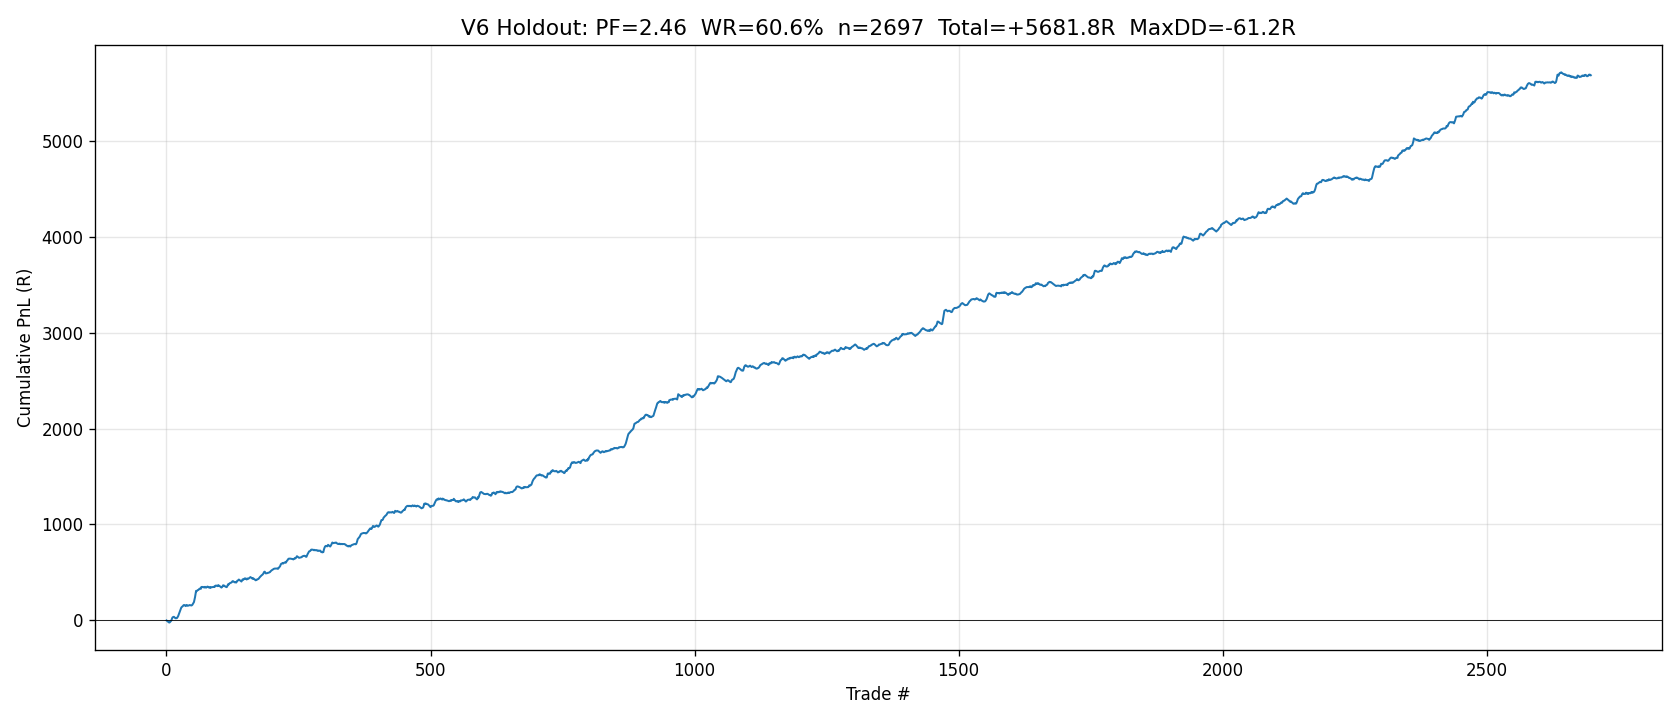

The script that saved this image:
"""
v6 holdout backtest: uses the ACTUAL trained v6 models on unseen data.
Reports PF, win rate, expectancy, max DD, trade count, PnL.

Uses:
  - models/confirm_v6_c{cid}_{rule}.json (per-rule confirmation classifiers)
  - models/exit_v6.json (ML exit classifier)
  - Last 20% of data as holdout (never seen by any model)
"""
from __future__ import annotations
import glob, json, os
import numpy as np
import pandas as pd
from xgboost import XGBClassifier
import matplotlib
matplotlib.use("Agg")
import matplotlib.pyplot as plt
import paths as P

import sys
sys.path.insert(0, "/home/jay/Desktop/new-model-zigzag/model_pipeline")
import importlib.machinery
p04b = importlib.machinery.SourceFileLoader(
    "p04b",
    "/home/jay/Desktop/new-model-zigzag/model_pipeline/04b_compute_physics_features.py",
).load_module()

V6_CONFIRM_FEATS = [
    "hurst_rs", "ou_theta", "entropy_rate", "kramers_up", "wavelet_er",
    "vwap_dist", "hour_enc", "dow_enc",
    "quantum_flow", "quantum_flow_h4", "quantum_momentum", "quantum_vwap_conf",
    "quantum_divergence", "quantum_div_strength",
]
EXIT_FEATS = [
    "unrealized_pnl_R", "bars_held", "pnl_velocity",
    "hurst_rs", "ou_theta", "entropy_rate", "kramers_up", "wavelet_er",
    "quantum_flow", "quantum_flow_h4", "vwap_dist",
]

MAX_HOLD = 60
MIN_HOLD = 2
SL_HARD = 4.0
EXIT_THRESHOLD = 0.55

def main():
    print("Loading swing data + physics features...", flush=True)
    swing = pd.read_csv(P.data("swing_v5_xauusd.csv"), parse_dates=["time"])
    swing = swing.sort_values("time").reset_index(drop=True)

    c = swing["close"].values.astype(np.float64)
    h = swing["high"].values.astype(np.float64)
    l = swing["low"].values.astype(np.float64)
    o = swing["open"].values.astype(np.float64)
    vol = np.maximum(swing["spread"].values.astype(np.float64), 1.0)
    n = len(c)

    tr = np.concatenate([[h[0]-l[0]],
          np.maximum.reduce([h[1:]-l[1:], np.abs(h[1:]-c[:-1]), np.abs(l[1:]-c[:-1])])])
    atr = pd.Series(tr).rolling(14, min_periods=14).mean().values
    ret = np.concatenate([[0.0], np.diff(np.log(c))])

    # Compute physics at every bar (needed for exit model)
    print("  Computing physics features (may take a moment)...", flush=True)
    swing["hurst_rs"]     = p04b.compute_hurst_rs(ret)
    swing["ou_theta"]     = p04b.compute_ou_theta(ret)
    swing["entropy_rate"] = p04b.compute_entropy(ret)
    swing["kramers_up"]   = p04b.compute_kramers_up(c)
    swing["wavelet_er"]   = p04b.compute_wavelet_er(c)
    swing["vwap_dist"]    = p04b.compute_vwap_dist(swing, atr)
    swing["quantum_flow"] = p04b.compute_quantum_flow(o, h, l, c, vol)
    df_h4 = swing.set_index("time")[["open","high","low","close","spread"]].resample("4h").agg(
        {"open":"first","high":"max","low":"min","close":"last","spread":"sum"}).dropna()
    qf_h4 = p04b.compute_quantum_flow(
        df_h4["open"].values, df_h4["high"].values, df_h4["low"].values,
        df_h4["close"].values, np.maximum(df_h4["spread"].values, 1.0))
    qf_h4_s = pd.Series(qf_h4, index=df_h4.index).shift(1)
    swing["quantum_flow_h4"] = qf_h4_s.reindex(swing.set_index("time").index, method="ffill").values
    swing = swing.fillna(0)
    time_to_idx = pd.Series(swing.index.values, index=swing["time"].values)

    # Load all v6 setup rows (pre-built in data/setups_*_v6.csv)
    print("  Loading v6 setup CSVs...", flush=True)
    all_setups = []
    for f in sorted(glob.glob(P.data("setups_*_v6.csv"))):
        cid = int(os.path.basename(f).split("_")[1])
        df = pd.read_csv(f, parse_dates=["time"])
        df["cid"] = cid
        all_setups.append(df)
    all_df = pd.concat(all_setups, ignore_index=True).sort_values("time").reset_index(drop=True)
    print(f"  Total setups: {len(all_df):,}")

    # Holdout: last 20% by time
    split_time = all_df["time"].quantile(0.80)
    holdout = all_df[all_df["time"] > split_time].copy().reset_index(drop=True)
    print(f"  Holdout: {len(holdout):,} setups from {holdout['time'].iat[0]} to {holdout['time'].iat[-1]}")

    # Run per-rule confirmation on holdout setups
    print("\nRunning confirmation classifiers...", flush=True)
    confirmed_rows = []
    for (cid, rule), grp in holdout.groupby(["cid", "rule"]):
        meta_path = P.model(f"confirm_v6_c{cid}_{rule}_meta.json")
        model_path = P.model(f"confirm_v6_c{cid}_{rule}.json")
        if not (os.path.exists(meta_path) and os.path.exists(model_path)): continue
        meta = json.load(open(meta_path))
        if meta.get("disabled", False): continue
        thr = meta["threshold"]

        mdl = XGBClassifier(); mdl.load_model(model_path)
        X = grp[V6_CONFIRM_FEATS].fillna(0).values
        proba = mdl.predict_proba(X)[:, 1]
        mask = proba >= thr
        confirmed_rows.append(grp[mask].copy())

    confirmed = pd.concat(confirmed_rows, ignore_index=True).sort_values("time").reset_index(drop=True)
    print(f"  Confirmed entries: {len(confirmed):,}")

    # Load exit model
    exit_mdl = XGBClassifier(); exit_mdl.load_model(P.model("exit_v6.json"))

    # Simulate trades with ML exit (exactly matching MQL5 live logic)
    print("\nSimulating trades with ML exit...", flush=True)
    trades = []
    equity = [0.0]

    for _, setup in confirmed.iterrows():
        t = setup["time"]
        if t not in time_to_idx.index: continue
        entry_idx = int(time_to_idx[t])
        direction = int(setup["direction"])
        entry_price = c[entry_idx]; entry_atr = atr[entry_idx]
        if not np.isfinite(entry_atr) or entry_atr <= 0: continue

        exit_idx = None
        exit_reason = "max"
        for k in range(1, MAX_HOLD+1):
            bar = entry_idx + k
            if bar >= n: break
            cur_pnl = direction * (c[bar] - entry_price) / entry_atr
            # Hard SL safety
            if cur_pnl < -SL_HARD:
                exit_idx = bar; exit_reason = "hard_sl"; break
            # ML exit after min hold
            if k >= MIN_HOLD:
                pnl_3ago = direction * (c[bar-3] - entry_price) / entry_atr if k >= 3 else cur_pnl
                row = {
                    "unrealized_pnl_R": cur_pnl,
                    "bars_held": float(k),
                    "pnl_velocity": cur_pnl - pnl_3ago,
                    "hurst_rs": swing["hurst_rs"].iat[bar],
                    "ou_theta": swing["ou_theta"].iat[bar],
                    "entropy_rate": swing["entropy_rate"].iat[bar],
                    "kramers_up": swing["kramers_up"].iat[bar],
                    "wavelet_er": swing["wavelet_er"].iat[bar],
                    "quantum_flow": swing["quantum_flow"].iat[bar],
                    "quantum_flow_h4": swing["quantum_flow_h4"].iat[bar],
                    "vwap_dist": swing["vwap_dist"].iat[bar],
                }
                X_exit = np.array([[row[f] for f in EXIT_FEATS]])
                p_exit = exit_mdl.predict_proba(X_exit)[0, 1]
                if p_exit >= EXIT_THRESHOLD:
                    exit_idx = bar; exit_reason = "ml_exit"; break
        if exit_idx is None:
            exit_idx = min(entry_idx + MAX_HOLD, n-1); exit_reason = "max"

        pnl_R = direction * (c[exit_idx] - entry_price) / entry_atr
        trades.append({
            "time": t, "cid": int(setup["cid"]), "rule": setup["rule"],
            "dir": direction, "bars": exit_idx - entry_idx,
            "pnl_R": pnl_R, "exit": exit_reason,
        })
        equity.append(equity[-1] + pnl_R)

    trades_df = pd.DataFrame(trades)
    if len(trades_df) == 0:
        print("  NO TRADES"); return

    # Stats
    wins = trades_df[trades_df["pnl_R"] > 0]
    losses = trades_df[trades_df["pnl_R"] <= 0]
    total_win = wins["pnl_R"].sum()
    total_loss = -losses["pnl_R"].sum()
    pf = total_win / total_loss if total_loss > 0 else float("inf")
    wr = len(wins) / len(trades_df)
    expectancy_R = trades_df["pnl_R"].mean()
    total_R = trades_df["pnl_R"].sum()

    # Max drawdown from equity curve
    eq = np.array(equity)
    running_max = np.maximum.accumulate(eq)
    dd = running_max - eq
    max_dd_R = dd.max()
    max_dd_idx = dd.argmax()

    # Simulate $ PnL at $1000/R (representative sizing)
    dollar_per_R = 100.0  # $100 per R assumed
    total_usd = total_R * dollar_per_R
    max_dd_usd = max_dd_R * dollar_per_R

    print(f"\n{'='*60}")
    print(f"V6 HOLDOUT BACKTEST RESULTS")
    print(f"{'='*60}")
    print(f"Period:           {trades_df['time'].iat[0]} to {trades_df['time'].iat[-1]}")
    print(f"Total trades:     {len(trades_df):,}")
    print(f"Winning trades:   {len(wins):,}")
    print(f"Losing trades:    {len(losses):,}")
    print(f"Win rate:         {wr:.1%}")
    print(f"Avg win (R):      +{wins['pnl_R'].mean():.2f}")
    print(f"Avg loss (R):     {losses['pnl_R'].mean():.2f}")
    print(f"Expectancy (R):   {expectancy_R:+.3f}")
    print(f"Profit factor:    {pf:.2f}")
    print(f"Total PnL (R):    {total_R:+.1f}")
    print(f"Max DD (R):       -{max_dd_R:.1f}")
    print(f"\nAt ${dollar_per_R}/R sizing:")
    print(f"  Total PnL:      ${total_usd:+,.0f}")
    print(f"  Max drawdown:   ${max_dd_usd:,.0f}")

    # Exit reason breakdown
    print(f"\nExit reasons:")
    print(trades_df["exit"].value_counts().to_string())

    # Per-cluster breakdown
    print(f"\nPer-cluster:")
    for cid, grp in trades_df.groupby("cid"):
        w = grp[grp["pnl_R"]>0]; ll = grp[grp["pnl_R"]<=0]
        ppf = w["pnl_R"].sum() / (-ll["pnl_R"].sum()) if len(ll)>0 and ll["pnl_R"].sum()<0 else float("inf")
        print(f"  C{cid}: n={len(grp):,} WR={len(w)/len(grp):.1%} PF={ppf:.2f} R={grp['pnl_R'].sum():+.1f}")

    # Plot equity curve
    fig, ax = plt.subplots(figsize=(14, 6))
    ax.plot(eq, linewidth=1.2)
    ax.set_title(f"V6 Holdout: PF={pf:.2f}  WR={wr:.1%}  n={len(trades_df)}  "
                 f"Total={total_R:+.1f}R  MaxDD=-{max_dd_R:.1f}R", fontsize=13)
    ax.set_xlabel("Trade #"); ax.set_ylabel("Cumulative PnL (R)")
    ax.grid(alpha=0.3)
    ax.axhline(0, color="k", linewidth=0.5)
    plt.tight_layout()
    out_png = "/home/jay/Desktop/new-model-zigzag/experiments/v6_holdout_backtest.png"
    plt.savefig(out_png, dpi=120)
    print(f"\nEquity curve saved: {out_png}")

    # Trade log
    trades_df.to_csv("/home/jay/Desktop/new-model-zigzag/experiments/v6_holdout_trades.csv", index=False)


if __name__ == "__main__":
    main()
